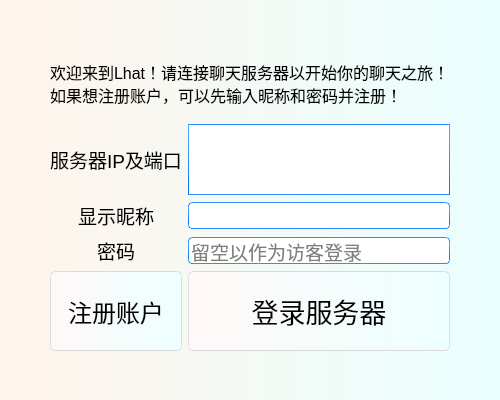
<?xml version="1.0" encoding="UTF-8"?>
<ui version="4.0">
 <class>LoginWindow</class>
 <widget class="QMainWindow" name="LoginWindow">
  <property name="geometry">
   <rect>
    <x>0</x>
    <y>0</y>
    <width>500</width>
    <height>400</height>
   </rect>
  </property>
  <property name="windowTitle">
   <string>MainWindow</string>
  </property>
  <property name="windowIcon">
   <iconset>
    <normalon>:/ico/Lhat.ico</normalon>
   </iconset>
  </property>
  <property name="styleSheet">
   <string notr="true">/*
Aqua Style Sheet for QT Applications
Author: Jaime A. Quiroga P.
Company: GTRONICK
Last updated: 22/01/2019, 07:55.
Available at: https://github.com/GTRONICK/QSS/blob/master/Aqua.qss
*/
QMainWindow {
	background-color: qlineargradient(spread:pad, x1:0, y1:0, x2:1, y2:0, stop:0 rgba(255, 244, 235, 255), stop:1 rgba(233, 255, 255, 255));
}
QTextEdit {
	border-width: 1px;
	border-style: solid;
	border-color: qlineargradient(spread:pad, x1:0.5, y1:1, x2:0.5, y2:0, stop:0 rgba(0, 113, 255, 255), stop:1 rgba(91, 171, 252, 255));
}
QPlainTextEdit {
	border-width: 1px;
	border-style: solid;
	border-color: qlineargradient(spread:pad, x1:0.5, y1:1, x2:0.5, y2:0, stop:0 rgba(0, 113, 255, 255), stop:1 rgba(91, 171, 252, 255));
}
QToolButton {
	border-style: solid;
	border-top-color: qlineargradient(spread:pad, x1:0.5, y1:1, x2:0.5, y2:0, stop:0 rgb(215, 215, 215), stop:1 rgb(222, 222, 222));
	border-right-color: qlineargradient(spread:pad, x1:0, y1:0.5, x2:1, y2:0.5, stop:0 rgb(217, 217, 217), stop:1 rgb(227, 227, 227));
	border-left-color: qlineargradient(spread:pad, x1:0, y1:0.5, x2:1, y2:0.5, stop:0 rgb(227, 227, 227), stop:1 rgb(217, 217, 217));
	border-bottom-color: qlineargradient(spread:pad, x1:0.5, y1:1, x2:0.5, y2:0, stop:0 rgb(215, 215, 215), stop:1 rgb(222, 222, 222));
	border-width: 1px;
	border-radius: 5px;
	color: rgb(0,0,0);
	padding: 2px;
	background-color: rgb(255,255,255);
}
QToolButton:hover{
	border-style: solid;
	border-top-color: qlineargradient(spread:pad, x1:0.5, y1:1, x2:0.5, y2:0, stop:0 rgb(195, 195, 195), stop:1 rgb(222, 222, 222));
	border-right-color: qlineargradient(spread:pad, x1:0, y1:0.5, x2:1, y2:0.5, stop:0 rgb(197, 197, 197), stop:1 rgb(227, 227, 227));
	border-left-color: qlineargradient(spread:pad, x1:0, y1:0.5, x2:1, y2:0.5, stop:0 rgb(227, 227, 227), stop:1 rgb(197, 197, 197));
	border-bottom-color: qlineargradient(spread:pad, x1:0.5, y1:1, x2:0.5, y2:0, stop:0 rgb(195, 195, 195), stop:1 rgb(222, 222, 222));
	border-width: 1px;
	border-radius: 5px;
	color: rgb(0,0,0);
	padding: 2px;
	background-color: rgb(255,255,255);
}
QToolButton:pressed{
	border-style: solid;
	border-top-color: qlineargradient(spread:pad, x1:0.5, y1:1, x2:0.5, y2:0, stop:0 rgb(215, 215, 215), stop:1 rgb(222, 222, 222));
	border-right-color: qlineargradient(spread:pad, x1:0, y1:0.5, x2:1, y2:0.5, stop:0 rgb(217, 217, 217), stop:1 rgb(227, 227, 227));
	border-left-color: qlineargradient(spread:pad, x1:0, y1:0.5, x2:1, y2:0.5, stop:0 rgb(227, 227, 227), stop:1 rgb(217, 217, 217));
	border-bottom-color: qlineargradient(spread:pad, x1:0.5, y1:1, x2:0.5, y2:0, stop:0 rgb(215, 215, 215), stop:1 rgb(222, 222, 222));
	border-width: 1px;
	border-radius: 5px;
	color: rgb(0,0,0);
	padding: 2px;
	background-color: rgb(142,142,142);
}
QPushButton{
	border-style: solid;
	border-top-color: qlineargradient(spread:pad, x1:0.5, y1:1, x2:0.5, y2:0, stop:0 rgb(215, 215, 215), stop:1 rgb(222, 222, 222));
	border-right-color: qlineargradient(spread:pad, x1:0, y1:0.5, x2:1, y2:0.5, stop:0 rgb(217, 217, 217), stop:1 rgb(227, 227, 227));
	border-left-color: qlineargradient(spread:pad, x1:0, y1:0.5, x2:1, y2:0.5, stop:0 rgb(227, 227, 227), stop:1 rgb(217, 217, 217));
	border-bottom-color: qlineargradient(spread:pad, x1:0.5, y1:1, x2:0.5, y2:0, stop:0 rgb(215, 215, 215), stop:1 rgb(222, 222, 222));
	border-width: 1px;
	border-radius: 5px;
	color: rgb(0,0,0);
	padding: 2px;
	background-color: rgb(255,255,255);
}
QPushButton::default{
	border-style: solid;
	border-top-color: qlineargradient(spread:pad, x1:0.5, y1:1, x2:0.5, y2:0, stop:0 rgb(215, 215, 215), stop:1 rgb(222, 222, 222));
	border-right-color: qlineargradient(spread:pad, x1:0, y1:0.5, x2:1, y2:0.5, stop:0 rgb(217, 217, 217), stop:1 rgb(227, 227, 227));
	border-left-color: qlineargradient(spread:pad, x1:0, y1:0.5, x2:1, y2:0.5, stop:0 rgb(227, 227, 227), stop:1 rgb(217, 217, 217));
	border-bottom-color: qlineargradient(spread:pad, x1:0.5, y1:1, x2:0.5, y2:0, stop:0 rgb(215, 215, 215), stop:1 rgb(222, 222, 222));
	border-width: 1px;
	border-radius: 5px;
	color: rgb(0,0,0);
	padding: 2px;
	background-color: rgb(255,255,255);
}
QPushButton:hover{
	border-style: solid;
	border-top-color: qlineargradient(spread:pad, x1:0.5, y1:1, x2:0.5, y2:0, stop:0 rgb(195, 195, 195), stop:1 rgb(222, 222, 222));
	border-right-color: qlineargradient(spread:pad, x1:0, y1:0.5, x2:1, y2:0.5, stop:0 rgb(197, 197, 197), stop:1 rgb(227, 227, 227));
	border-left-color: qlineargradient(spread:pad, x1:0, y1:0.5, x2:1, y2:0.5, stop:0 rgb(227, 227, 227), stop:1 rgb(197, 197, 197));
	border-bottom-color: qlineargradient(spread:pad, x1:0.5, y1:1, x2:0.5, y2:0, stop:0 rgb(195, 195, 195), stop:1 rgb(222, 222, 222));
	border-width: 1px;
	border-radius: 5px;
	color: rgb(0,0,0);
	padding: 2px;
	background-color: rgb(255,255,255);
}
QPushButton:pressed{
	border-style: solid;
	border-top-color: qlineargradient(spread:pad, x1:0.5, y1:1, x2:0.5, y2:0, stop:0 rgb(215, 215, 215), stop:1 rgb(222, 222, 222));
	border-right-color: qlineargradient(spread:pad, x1:0, y1:0.5, x2:1, y2:0.5, stop:0 rgb(217, 217, 217), stop:1 rgb(227, 227, 227));
	border-left-color: qlineargradient(spread:pad, x1:0, y1:0.5, x2:1, y2:0.5, stop:0 rgb(227, 227, 227), stop:1 rgb(217, 217, 217));
	border-bottom-color: qlineargradient(spread:pad, x1:0.5, y1:1, x2:0.5, y2:0, stop:0 rgb(215, 215, 215), stop:1 rgb(222, 222, 222));
	border-width: 1px;
	border-radius: 5px;
	color: rgb(0,0,0);
	padding: 2px;
	background-color: rgb(142,142,142);
}
QPushButton:disabled{
	border-style: solid;
	border-top-color: qlineargradient(spread:pad, x1:0.5, y1:1, x2:0.5, y2:0, stop:0 rgb(215, 215, 215), stop:1 rgb(222, 222, 222));
	border-right-color: qlineargradient(spread:pad, x1:0, y1:0.5, x2:1, y2:0.5, stop:0 rgb(217, 217, 217), stop:1 rgb(227, 227, 227));
	border-left-color: qlineargradient(spread:pad, x1:0, y1:0.5, x2:1, y2:0.5, stop:0 rgb(227, 227, 227), stop:1 rgb(217, 217, 217));
	border-bottom-color: qlineargradient(spread:pad, x1:0.5, y1:1, x2:0.5, y2:0, stop:0 rgb(215, 215, 215), stop:1 rgb(222, 222, 222));
	border-width: 1px;
	border-radius: 5px;
	color: #808086;
	padding: 2px;
	background-color: rgb(142,142,142);
}
QLineEdit {
	border-width: 1px; border-radius: 4px;
	border-style: solid;
	border-color: qlineargradient(spread:pad, x1:0.5, y1:1, x2:0.5, y2:0, stop:0 rgba(0, 113, 255, 255), stop:1 rgba(91, 171, 252, 255));
}
QLabel {
	color: #000000;
}
QLCDNumber {
	color: rgb(0, 113, 255, 255);
}
QProgressBar {
	text-align: center;
	color: rgb(240, 240, 240);
	border-width: 1px; 
	border-radius: 10px;
	border-color: rgb(230, 230, 230);
	border-style: solid;
	background-color:rgb(207,207,207);
}
QProgressBar::chunk {
	background-color: qlineargradient(spread:pad, x1:0.5, y1:1, x2:0.5, y2:0, stop:0 rgba(49, 147, 250, 255), stop:1 rgba(34, 142, 255, 255));
	border-radius: 10px;
}
QMenuBar {
	background-color: qlineargradient(spread:pad, x1:0.5, y1:1, x2:0.5, y2:0, stop:0 rgba(207, 209, 207, 255), stop:1 rgba(230, 229, 230, 255));
}
QMenuBar::item {
	color: #000000;
  	spacing: 3px;
  	padding: 1px 4px;
	background-color: qlineargradient(spread:pad, x1:0.5, y1:1, x2:0.5, y2:0, stop:0 rgba(207, 209, 207, 255), stop:1 rgba(230, 229, 230, 255));
}

QMenuBar::item:selected {
  	background-color: qlineargradient(spread:pad, x1:0.5, y1:1, x2:0.5, y2:0, stop:0 rgba(0, 113, 255, 255), stop:1 rgba(91, 171, 252, 255));
	color: #FFFFFF;
}
QMenu::item:selected {
	border-style: solid;
	border-top-color: transparent;
	border-right-color: transparent;
	border-left-color: qlineargradient(spread:pad, x1:0.5, y1:1, x2:0.5, y2:0, stop:0 rgba(0, 113, 255, 255), stop:1 rgba(91, 171, 252, 255));
	border-bottom-color: transparent;
	border-left-width: 2px;
	color: #000000;
	padding-left:15px;
	padding-top:4px;
	padding-bottom:4px;
	padding-right:7px;
}
QMenu::item {
	border-style: solid;
	border-top-color: transparent;
	border-right-color: transparent;
	border-left-color: transparent;
	border-bottom-color: transparent;
	border-bottom-width: 1px;
	color: #000000;
	padding-left:17px;
	padding-top:4px;
	padding-bottom:4px;
	padding-right:7px;
}
QTabWidget {
	color:rgb(0,0,0);
	background-color:#000000;
}
QTabWidget::pane {
		border-color: rgb(223,223,223);
		background-color:rgb(226,226,226);
		border-style: solid;
		border-width: 2px;
    	border-radius: 6px;
}
QTabBar::tab:first {
	border-style: solid;
	border-left-width:1px;
	border-right-width:0px;
	border-top-width:1px;
	border-bottom-width:1px;
	border-top-color: rgb(209,209,209);
	border-left-color: qlineargradient(spread:pad, x1:0.5, y1:1, x2:0.5, y2:0, stop:0 rgba(209, 209, 209, 209), stop:1 rgba(229, 229, 229, 229));
	border-bottom-color: rgb(229,229,229);
	border-top-left-radius: 4px;
	border-bottom-left-radius: 4px;
	color: #000000;
	padding: 3px;
	margin-left:0px;
	background-color: qlineargradient(spread:pad, x1:0.5, y1:1, x2:0.5, y2:0, stop:0 rgba(247, 247, 247, 255), stop:1 rgba(255, 255, 255, 255));
}
QTabBar::tab:last {
	border-style: solid;
	border-width:1px;
	border-top-color: rgb(209,209,209);
	border-left-color: qlineargradient(spread:pad, x1:0.5, y1:1, x2:0.5, y2:0, stop:0 rgba(209, 209, 209, 209), stop:1 rgba(229, 229, 229, 229));
	border-right-color: qlineargradient(spread:pad, x1:0.5, y1:1, x2:0.5, y2:0, stop:0 rgba(209, 209, 209, 209), stop:1 rgba(229, 229, 229, 229));
	border-bottom-color: rgb(229,229,229);
	border-top-right-radius: 4px;
	border-bottom-right-radius: 4px;
	color: #000000;
	padding: 3px;
	margin-left:0px;
	background-color: qlineargradient(spread:pad, x1:0.5, y1:1, x2:0.5, y2:0, stop:0 rgba(247, 247, 247, 255), stop:1 rgba(255, 255, 255, 255));
}
QTabBar::tab {
	border-style: solid;
	border-top-width:1px;
	border-bottom-width:1px;
	border-left-width:1px;
	border-top-color: rgb(209,209,209);
	border-left-color: qlineargradient(spread:pad, x1:0.5, y1:1, x2:0.5, y2:0, stop:0 rgba(209, 209, 209, 209), stop:1 rgba(229, 229, 229, 229));
	border-bottom-color: rgb(229,229,229);
	color: #000000;
	padding: 3px;
	margin-left:0px;
	background-color: qlineargradient(spread:pad, x1:0.5, y1:1, x2:0.5, y2:0, stop:0 rgba(247, 247, 247, 255), stop:1 rgba(255, 255, 255, 255));
}
QTabBar::tab:selected, QTabBar::tab:last:selected, QTabBar::tab:hover {
  	border-style: solid;
  	border-left-width:1px;
	border-right-color: transparent;
	border-top-color: rgb(209,209,209);
	border-left-color: qlineargradient(spread:pad, x1:0.5, y1:1, x2:0.5, y2:0, stop:0 rgba(209, 209, 209, 209), stop:1 rgba(229, 229, 229, 229));
	border-bottom-color: rgb(229,229,229);
	color: #FFFFFF;
	padding: 3px;
	margin-left:0px;
	background-color: qlineargradient(spread:pad, x1:0.5, y1:1, x2:0.5, y2:0, stop:0 rgba(0, 113, 255, 255), stop:1 rgba(91, 171, 252, 255));
}

QTabBar::tab:selected, QTabBar::tab:first:selected, QTabBar::tab:hover {
  	border-style: solid;
  	border-left-width:1px;
  	border-bottom-width:1px;
  	border-top-width:1px;
	border-right-color: transparent;
	border-top-color: rgb(209,209,209);
	border-left-color: qlineargradient(spread:pad, x1:0.5, y1:1, x2:0.5, y2:0, stop:0 rgba(209, 209, 209, 209), stop:1 rgba(229, 229, 229, 229));
	border-bottom-color: rgb(229,229,229);
	color: #FFFFFF;
	padding: 3px;
	margin-left:0px;
	background-color: qlineargradient(spread:pad, x1:0.5, y1:1, x2:0.5, y2:0, stop:0 rgba(0, 113, 255, 255), stop:1 rgba(91, 171, 252, 255));
}

QCheckBox {
	color: #000000;
	padding: 2px;
}
QCheckBox:disabled {
	color: #808086;
	padding: 2px;
}

QCheckBox:hover {
	border-radius:4px;
	border-style:solid;
	padding-left: 1px;
	padding-right: 1px;
	padding-bottom: 1px;
	padding-top: 1px;
	border-width:1px;
	border-color: transparent;
}
QCheckBox::indicator:checked {

	height: 10px;
	width: 10px;
	border-style:solid;
	border-width: 1px;
	border-color: qlineargradient(spread:pad, x1:0.5, y1:1, x2:0.5, y2:0, stop:0 rgba(0, 113, 255, 255), stop:1 rgba(91, 171, 252, 255));
	color: #000000;
	background-color: qlineargradient(spread:pad, x1:0.5, y1:1, x2:0.5, y2:0, stop:0 rgba(0, 113, 255, 255), stop:1 rgba(91, 171, 252, 255));
}
QCheckBox::indicator:unchecked {

	height: 10px;
	width: 10px;
	border-style:solid;
	border-width: 1px;
	border-color: qlineargradient(spread:pad, x1:0.5, y1:1, x2:0.5, y2:0, stop:0 rgba(0, 113, 255, 255), stop:1 rgba(91, 171, 252, 255));
	color: #000000;
}
QRadioButton {
	color: 000000;
	padding: 1px;
}
QRadioButton::indicator:checked {
	height: 10px;
	width: 10px;
	border-style:solid;
	border-radius:5px;
	border-width: 1px;
	border-color: qlineargradient(spread:pad, x1:0.5, y1:1, x2:0.5, y2:0, stop:0 rgba(0, 113, 255, 255), stop:1 rgba(91, 171, 252, 255));
	color: #a9b7c6;
	background-color: qlineargradient(spread:pad, x1:0.5, y1:1, x2:0.5, y2:0, stop:0 rgba(0, 113, 255, 255), stop:1 rgba(91, 171, 252, 255));
}
QRadioButton::indicator:!checked {
	height: 10px;
	width: 10px;
	border-style:solid;
	border-radius:5px;
	border-width: 1px;
	border-color: qlineargradient(spread:pad, x1:0.5, y1:1, x2:0.5, y2:0, stop:0 rgba(0, 113, 255, 255), stop:1 rgba(91, 171, 252, 255));
	color: #a9b7c6;
	background-color: transparent;
}
QStatusBar {
	color:#027f7f;
}
QSpinBox {
	border-style: solid;
	border-width: 1px;
	border-color: qlineargradient(spread:pad, x1:0.5, y1:1, x2:0.5, y2:0, stop:0 rgba(0, 113, 255, 255), stop:1 rgba(91, 171, 252, 255));
}
QDoubleSpinBox {
	border-style: solid;
	border-width: 1px;
	border-color: qlineargradient(spread:pad, x1:0.5, y1:1, x2:0.5, y2:0, stop:0 rgba(0, 113, 255, 255), stop:1 rgba(91, 171, 252, 255));
}
QTimeEdit {
	border-style: solid;
	border-width: 1px;
	border-color: qlineargradient(spread:pad, x1:0.5, y1:1, x2:0.5, y2:0, stop:0 rgba(0, 113, 255, 255), stop:1 rgba(91, 171, 252, 255));
}
QDateTimeEdit {
	border-style: solid;
	border-width: 1px;
	border-color: qlineargradient(spread:pad, x1:0.5, y1:1, x2:0.5, y2:0, stop:0 rgba(0, 113, 255, 255), stop:1 rgba(91, 171, 252, 255));
}
QDateEdit {
	border-style: solid;
	border-width: 1px;
	border-color: qlineargradient(spread:pad, x1:0.5, y1:1, x2:0.5, y2:0, stop:0 rgba(0, 113, 255, 255), stop:1 rgba(91, 171, 252, 255));
}

QToolBox {
	color: #a9b7c6;
	background-color:#000000;
}
QToolBox::tab {
	color: #a9b7c6;
	background-color:#000000;
}
QToolBox::tab:selected {
	color: #FFFFFF;
	background-color:#000000;
}
QScrollArea {
	color: #FFFFFF;
	background-color:#000000;
}
QSlider::groove:horizontal {
	height: 5px;
	background-color: qlineargradient(spread:pad, x1:0.5, y1:1, x2:0.5, y2:0, stop:0 rgba(49, 147, 250, 255), stop:1 rgba(34, 142, 255, 255));
}
QSlider::groove:vertical {
	width: 5px;
	background-color: qlineargradient(spread:pad, x1:0.5, y1:1, x2:0.5, y2:0, stop:0 rgba(49, 147, 250, 255), stop:1 rgba(34, 142, 255, 255));
}
QSlider::handle:horizontal {
	background: rgb(253,253,253);
	border-style: solid;
	border-width: 1px;
	border-color: rgb(207,207,207);
	width: 12px;
	margin: -5px 0;
	border-radius: 7px;
}
QSlider::handle:vertical {
	background: rgb(253,253,253);
	border-style: solid;
	border-width: 1px;
	border-color: rgb(207,207,207);
	height: 12px;
	margin: 0 -5px;
	border-radius: 7px;
}
QSlider::add-page:horizontal {
    background: rgb(181,181,181);
}
QSlider::add-page:vertical {
    background: rgb(181,181,181);
}
QSlider::sub-page:horizontal {
    background-color: qlineargradient(spread:pad, x1:0.5, y1:1, x2:0.5, y2:0, stop:0 rgba(49, 147, 250, 255), stop:1 rgba(34, 142, 255, 255));
}
QSlider::sub-page:vertical {
    background-color: qlineargradient(spread:pad, y1:0.5, x1:1, y2:0.5, x2:0, stop:0 rgba(49, 147, 250, 255), stop:1 rgba(34, 142, 255, 255));
}
QScrollBar:horizontal {
	max-height: 20px;
	border: 1px transparent grey;
	margin: 0px 20px 0px 20px;
}
QScrollBar:vertical {
	max-width: 20px;
	border: 1px transparent grey;
	margin: 20px 0px 20px 0px;
}
QScrollBar::handle:horizontal {
	background: rgb(253,253,253);
	border-style: solid;
	border-width: 1px;
	border-color: rgb(207,207,207);
	border-radius: 7px;
	min-width: 25px;
}
QScrollBar::handle:horizontal:hover {
	background: rgb(253,253,253);
	border-style: solid;
	border-width: 1px;
	border-color: rgb(147, 200, 200);
	border-radius: 7px;
	min-width: 25px;
}
QScrollBar::handle:vertical {
	background: rgb(253,253,253);
	border-style: solid;
	border-width: 1px;
	border-color: rgb(207,207,207);
	border-radius: 7px;
	min-height: 25px;
}
QScrollBar::handle:vertical:hover {
	background: rgb(253,253,253);
	border-style: solid;
	border-width: 1px;
	border-color: rgb(147, 200, 200);
	border-radius: 7px;
	min-height: 25px;
}
QScrollBar::add-line:horizontal {
   border: 2px transparent grey;
   border-top-right-radius: 7px;
   border-bottom-right-radius: 7px;
   background: rgba(34, 142, 255, 255);
   width: 20px;
   subcontrol-position: right;
   subcontrol-origin: margin;
}
QScrollBar::add-line:horizontal:pressed {
   border: 2px transparent grey;
   border-top-right-radius: 7px;
   border-bottom-right-radius: 7px;
   background: rgb(181,181,181);
   width: 20px;
   subcontrol-position: right;
   subcontrol-origin: margin;
}
QScrollBar::add-line:vertical {
   border: 2px transparent grey;
   border-bottom-left-radius: 7px;
   border-bottom-right-radius: 7px;
   background: rgba(34, 142, 255, 255);
   height: 20px;
   subcontrol-position: bottom;
   subcontrol-origin: margin;
}
QScrollBar::add-line:vertical:pressed {
   border: 2px transparent grey;
   border-bottom-left-radius: 7px;
   border-bottom-right-radius: 7px;
   background: rgb(181,181,181);
   height: 20px;
   subcontrol-position: bottom;
   subcontrol-origin: margin;
}
QScrollBar::sub-line:horizontal {
   border: 2px transparent grey;
   border-top-left-radius: 7px;
   border-bottom-left-radius: 7px;
   background: rgba(34, 142, 255, 255);
   width: 20px;
   subcontrol-position: left;
   subcontrol-origin: margin;
}
QScrollBar::sub-line:horizontal:pressed {
   border: 2px transparent grey;
   border-top-left-radius: 7px;
   border-bottom-left-radius: 7px;
   background: rgb(181,181,181);
   width: 20px;
   subcontrol-position: left;
   subcontrol-origin: margin;
}
QScrollBar::sub-line:vertical {
   border: 2px transparent grey;
   border-top-left-radius: 7px;
   border-top-right-radius: 7px;
   background: rgba(34, 142, 255, 255);
   height: 20px;
   subcontrol-position: top;
   subcontrol-origin: margin;
}
QScrollBar::sub-line:vertical:pressed {
   border: 2px transparent grey;
   border-top-left-radius: 7px;
   border-top-right-radius: 7px;
   background: rgb(181,181,181);
   height: 20px;
   subcontrol-position: top;
   subcontrol-origin: margin;
}
QScrollBar::left-arrow:horizontal {
   border: 1px transparent grey;
   border-top-left-radius: 3px;
   border-bottom-left-radius: 3px;
   width: 6px;
   height: 6px;
   background: white;
}
QScrollBar::right-arrow:horizontal {
   border: 1px transparent grey;
   border-top-right-radius: 3px;
   border-bottom-right-radius: 3px;
   width: 6px;
   height: 6px;
   background: white;
}
QScrollBar::up-arrow:vertical {
   border: 1px transparent grey;
   border-top-left-radius: 3px;
   border-top-right-radius: 3px;
   width: 6px;
   height: 6px;
   background: white;
}
QScrollBar::down-arrow:vertical {
   border: 1px transparent grey;
   border-bottom-left-radius: 3px;
   border-bottom-right-radius: 3px;
   width: 6px;
   height: 6px;
   background: white;
}
QScrollBar::add-page:horizontal, QScrollBar::sub-page:horizontal {
   background: none;
}
QScrollBar::add-page:vertical, QScrollBar::sub-page:vertical {
   background: none;
}</string>
  </property>
  <property name="iconSize">
   <size>
    <width>768</width>
    <height>768</height>
   </size>
  </property>
  <widget class="QWidget" name="centralwidget">
   <layout class="QGridLayout" name="gridLayout">
    <item row="1" column="1" colspan="2">
     <widget class="QLabel" name="static_text_1">
      <property name="sizePolicy">
       <sizepolicy hsizetype="Preferred" vsizetype="Expanding">
        <horstretch>0</horstretch>
        <verstretch>1</verstretch>
       </sizepolicy>
      </property>
      <property name="font">
       <font>
        <family>Microsoft YaHei UI</family>
        <pointsize>12</pointsize>
        <bold>false</bold>
       </font>
      </property>
      <property name="text">
       <string>欢迎来到Lhat！请连接聊天服务器以开始你的聊天之旅！
如果想注册账户，可以先输入昵称和密码并注册！</string>
      </property>
     </widget>
    </item>
    <item row="6" column="1">
     <widget class="QPushButton" name="button_register">
      <property name="sizePolicy">
       <sizepolicy hsizetype="Minimum" vsizetype="Expanding">
        <horstretch>0</horstretch>
        <verstretch>2</verstretch>
       </sizepolicy>
      </property>
      <property name="maximumSize">
       <size>
        <width>16777215</width>
        <height>80</height>
       </size>
      </property>
      <property name="font">
       <font>
        <family>Microsoft YaHei UI</family>
        <pointsize>18</pointsize>
        <bold>false</bold>
       </font>
      </property>
      <property name="styleSheet">
       <string notr="true">QPushButton {
	background-color: qlineargradient(spread:pad, x1:0, y1:0, x2:1, y2:0, stop:0 rgba(255, 248, 248, 255), stop:1 rgba(237, 255, 255, 255));
}
QPushButton:pressed {
	background-color: qlineargradient(spread:pad, x1:0, y1:0, x2:1, y2:0, stop:0 rgba(255, 205, 205, 255), stop:1 rgba(198, 255, 254, 255));
}</string>
      </property>
      <property name="text">
       <string>注册账户</string>
      </property>
     </widget>
    </item>
    <item row="6" column="2">
     <widget class="QPushButton" name="button_login">
      <property name="sizePolicy">
       <sizepolicy hsizetype="Minimum" vsizetype="Expanding">
        <horstretch>0</horstretch>
        <verstretch>2</verstretch>
       </sizepolicy>
      </property>
      <property name="maximumSize">
       <size>
        <width>16777215</width>
        <height>80</height>
       </size>
      </property>
      <property name="font">
       <font>
        <family>Microsoft YaHei UI</family>
        <pointsize>20</pointsize>
        <bold>false</bold>
       </font>
      </property>
      <property name="styleSheet">
       <string notr="true">QPushButton {
	background-color: qlineargradient(spread:pad, x1:0, y1:0, x2:1, y2:0, stop:0 rgba(255, 248, 248, 255), stop:1 rgba(237, 255, 255, 255));
}
QPushButton:pressed {
	background-color: qlineargradient(spread:pad, x1:0, y1:0, x2:1, y2:0, stop:0 rgba(255, 205, 205, 255), stop:1 rgba(198, 255, 254, 255));
}</string>
      </property>
      <property name="text">
       <string>登录服务器</string>
      </property>
     </widget>
    </item>
    <item row="2" column="0">
     <spacer name="hSpacer2">
      <property name="orientation">
       <enum>Qt::Horizontal</enum>
      </property>
      <property name="sizeHint" stdset="0">
       <size>
        <width>40</width>
        <height>20</height>
       </size>
      </property>
     </spacer>
    </item>
    <item row="2" column="3">
     <spacer name="hSpacer1">
      <property name="orientation">
       <enum>Qt::Horizontal</enum>
      </property>
      <property name="sizeHint" stdset="0">
       <size>
        <width>40</width>
        <height>20</height>
       </size>
      </property>
     </spacer>
    </item>
    <item row="4" column="1">
     <widget class="QLabel" name="static_text_3">
      <property name="font">
       <font>
        <family>Microsoft YaHei UI</family>
        <pointsize>14</pointsize>
        <bold>false</bold>
       </font>
      </property>
      <property name="text">
       <string>显示昵称</string>
      </property>
      <property name="alignment">
       <set>Qt::AlignCenter</set>
      </property>
     </widget>
    </item>
    <item row="2" column="2">
     <widget class="QPlainTextEdit" name="input_box_server_ip_port">
      <property name="sizePolicy">
       <sizepolicy hsizetype="Preferred" vsizetype="Preferred">
        <horstretch>0</horstretch>
        <verstretch>1</verstretch>
       </sizepolicy>
      </property>
      <property name="maximumSize">
       <size>
        <width>16777215</width>
        <height>90</height>
       </size>
      </property>
      <property name="font">
       <font>
        <pointsize>14</pointsize>
       </font>
      </property>
      <property name="plainText">
       <string/>
      </property>
      <property name="placeholderText">
       <string/>
      </property>
     </widget>
    </item>
    <item row="2" column="1">
     <widget class="QLabel" name="static_text_2">
      <property name="font">
       <font>
        <family>Microsoft YaHei UI</family>
        <pointsize>14</pointsize>
        <bold>false</bold>
       </font>
      </property>
      <property name="contextMenuPolicy">
       <enum>Qt::DefaultContextMenu</enum>
      </property>
      <property name="layoutDirection">
       <enum>Qt::LeftToRight</enum>
      </property>
      <property name="text">
       <string>服务器IP及端口</string>
      </property>
      <property name="alignment">
       <set>Qt::AlignCenter</set>
      </property>
     </widget>
    </item>
    <item row="7" column="2">
     <spacer name="vSpacer1">
      <property name="orientation">
       <enum>Qt::Vertical</enum>
      </property>
      <property name="sizeHint" stdset="0">
       <size>
        <width>20</width>
        <height>40</height>
       </size>
      </property>
     </spacer>
    </item>
    <item row="0" column="1">
     <spacer name="vSpacer2">
      <property name="orientation">
       <enum>Qt::Vertical</enum>
      </property>
      <property name="sizeHint" stdset="0">
       <size>
        <width>20</width>
        <height>40</height>
       </size>
      </property>
     </spacer>
    </item>
    <item row="5" column="1">
     <widget class="QLabel" name="static_text_4">
      <property name="font">
       <font>
        <pointsize>14</pointsize>
       </font>
      </property>
      <property name="text">
       <string>密码</string>
      </property>
      <property name="alignment">
       <set>Qt::AlignCenter</set>
      </property>
     </widget>
    </item>
    <item row="5" column="2">
     <widget class="QLineEdit" name="input_box_password">
      <property name="font">
       <font>
        <pointsize>14</pointsize>
       </font>
      </property>
      <property name="toolTip">
       <string/>
      </property>
      <property name="statusTip">
       <string/>
      </property>
      <property name="text">
       <string/>
      </property>
      <property name="echoMode">
       <enum>QLineEdit::Password</enum>
      </property>
      <property name="readOnly">
       <bool>false</bool>
      </property>
      <property name="placeholderText">
       <string>留空以作为访客登录</string>
      </property>
      <property name="clearButtonEnabled">
       <bool>false</bool>
      </property>
     </widget>
    </item>
    <item row="4" column="2">
     <widget class="QLineEdit" name="input_box_nickname">
      <property name="font">
       <font>
        <pointsize>14</pointsize>
       </font>
      </property>
      <property name="echoMode">
       <enum>QLineEdit::Normal</enum>
      </property>
      <property name="placeholderText">
       <string/>
      </property>
     </widget>
    </item>
   </layout>
  </widget>
 </widget>
 <tabstops>
  <tabstop>input_box_server_ip_port</tabstop>
  <tabstop>button_login</tabstop>
  <tabstop>button_register</tabstop>
 </tabstops>
 <resources>
  <include location="../../dev_src/Client/Lhat/src/builtin_modules/resources/images.qrc"/>
 </resources>
 <connections>
  <connection>
   <sender>button_login</sender>
   <signal>clicked()</signal>
   <receiver>LoginWindow</receiver>
   <slot>onCheckLogin()</slot>
   <hints>
    <hint type="sourcelabel">
     <x>382</x>
     <y>315</y>
    </hint>
    <hint type="destinationlabel">
     <x>335</x>
     <y>377</y>
    </hint>
   </hints>
  </connection>
  <connection>
   <sender>button_register</sender>
   <signal>clicked()</signal>
   <receiver>LoginWindow</receiver>
   <slot>onRegister()</slot>
   <hints>
    <hint type="sourcelabel">
     <x>142</x>
     <y>330</y>
    </hint>
    <hint type="destinationlabel">
     <x>143</x>
     <y>380</y>
    </hint>
   </hints>
  </connection>
 </connections>
 <slots>
  <slot>onCheckLogin()</slot>
  <slot>onRegister()</slot>
 </slots>
</ui>
